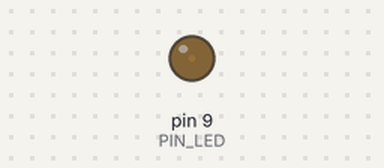
The sketch below on a simulated Arduino Uno, built with avr-gcc and run on an emulated ATmega328P. Parts: output pins drawn as LEDs (lit = HIGH). What the sketch prints to the serial monitor is not drawn.

Above: at 0.05 s.
At 0.95 s:
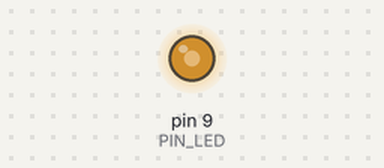
At 1.4 s:
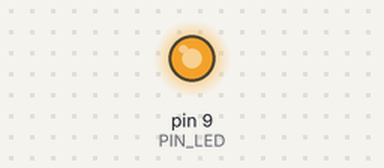
At 2.8 s:
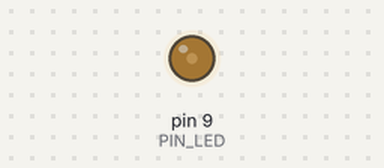
Timing chart, 0 to 7.2 s (numbered marks = the images above):
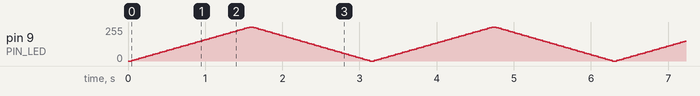

The sketch:

Lab03_PWM_Brillo.ino
```cpp
// Lab03_PWM_Brillo.ino
/* =================================================
   Lab 03 — Control de brillo con analogWrite (PWM)
   Conexión:
     LED blanco/azul: ánodo -> R 150Ω -> Pin 9 (~PWM)
                      cátodo -> GND
   Pines PWM en Arduino UNO: 3, 5, 6, 9, 10, 11
   Frecuencia PWM pin 9: ~490 Hz
   ================================================= */

const int PIN_LED = 9;   // Pin PWM (~9 en Arduino UNO)

void setup() {
  pinMode(PIN_LED, OUTPUT);
  Serial.begin(9600);
  Serial.println("Lab 03 — Control PWM de brillo");
  Serial.println("Brillo\t/255\tDuty Cycle");
}

void loop() {
  // ── Subir de 0 a 255 ──────────────────────────
  for (int brillo = 0; brillo <= 255; brillo += 5) {
    analogWrite(PIN_LED, brillo);

    Serial.print("Brillo: ");
    Serial.print(brillo);
    Serial.print("/255   DC: ");
    Serial.print((brillo * 100) / 255);
    Serial.println("%");

    delay(30);
  }

  // ── Bajar de 255 a 0 ──────────────────────────
  for (int brillo = 255; brillo >= 0; brillo -= 5) {
    analogWrite(PIN_LED, brillo);
    delay(30);
  }
}
```
